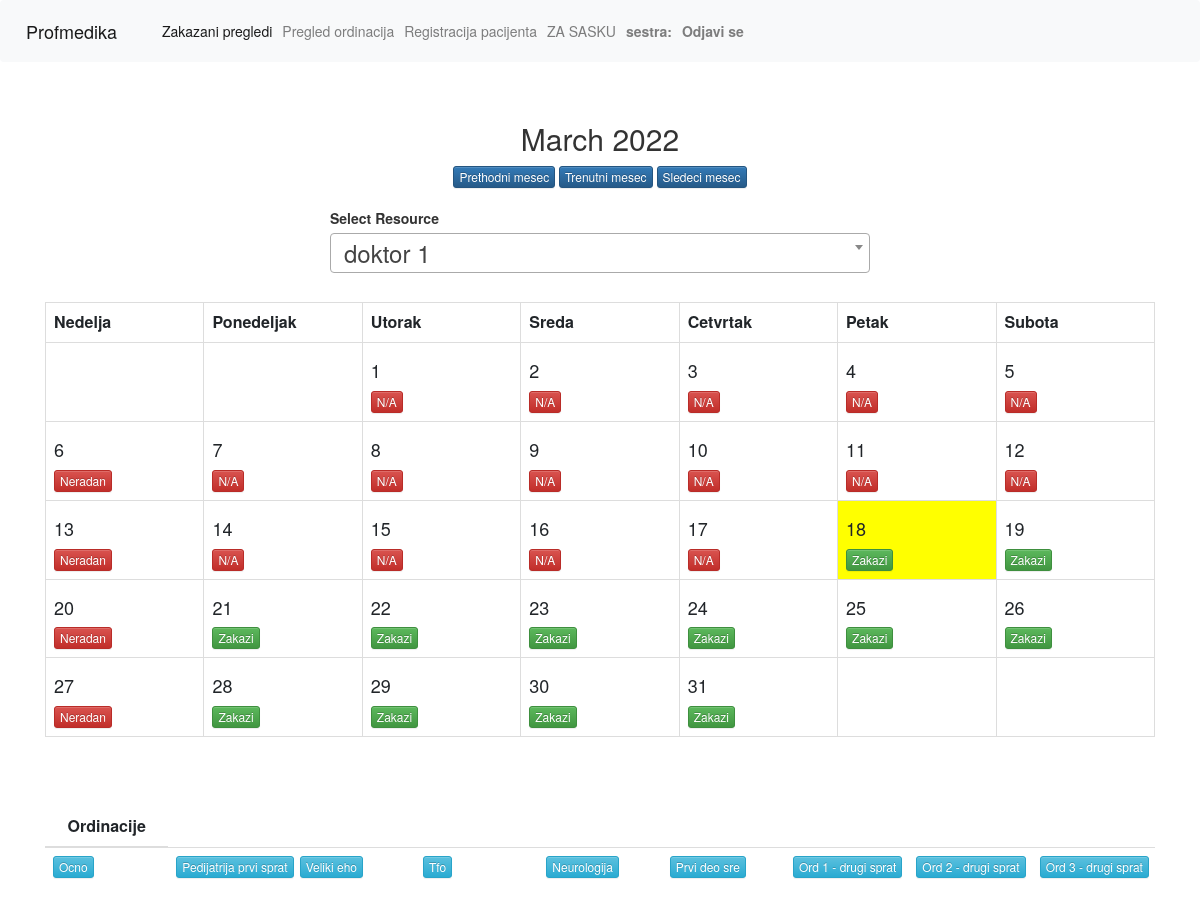
/calendar.php, run on the app's committed database.
### tables this page shows
CREATE TABLE `ordinacija` (
  `id` int(11) NOT NULL,
  `name_o` varchar(250) NOT NULL
);

### calendar.php (the view, shortened to what this page needs)
<?php
include "db.php";
function build_calendar($month, $year, $resource){
    global $mysqli;
    $stmt = $mysqli->prepare('select * from doktori');
    $resources = "";
    $i = 0;
    if($stmt->execute()){
        $result = $stmt->get_result();
        if($result->num_rows > 0){
            while($row = $result->fetch_assoc()){
                $resources.= "<option value='".$row['id']."'>".$row['name']."</option>";
            }
        }
    }
    $stmt = $mysqli->prepare('select * from zakazivanje where MONTH(date) = ? AND YEAR(date) = ? AND resource_id = ?');
    $stmt->bind_param('ssi', $month, $year, $first_room);
    if($stmt->execute()){
        $result = $stmt->get_result();
    }
    $daysOfWeek = array('Nedelja', 'Ponedeljak', 'Utorak', 'Sreda', 'Cetvrtak', 'Petak', 'Subota');
    $firstDayOfMonth = mktime(0, 0, 0, $month, 1, $year);
    $numberDays = date('t', $firstDayOfMonth);
    $dateComponents = getdate($firstDayOfMonth);
    $monthName = $dateComponents['month'];
    $dayOfWeek = $dateComponents['wday'];
    $prev_month = date('m', mktime(0, 0, 0, $month-1, 1, $year));
    $prev_year = date('Y', mktime(0, 0, 0, $month-1, 1, $year));
    $next_month = date('m', mktime(0, 0, 0, $month+1, 1, $year));
    $next_year = date('Y', mktime(0, 0, 0, $month+1, 1, $year));
    $calendar = "<center><h2>$monthName $year</h2>";
    $calendar.= "<a class='btn btn-primary btn-xs' href='?month=".$prev_month."&year=".$prev_year."'>Prethodni mesec</a> ";
    $calendar.= "<a class='btn btn-primary btn-xs' href='?month=".date('m')."&year=".date('Y')."'>Trenutni mesec</a> ";
    $calendar.= "<a class='btn btn-primary btn-xs' href='?month=".$next_month."&year=$next_year'>Sledeci mesec</a></center>";
    $calendar.= "
    <form id='resource_select_form'>
    <div class='row'>
    <div class='col-md-6 col-md-offset-3 form-group'>
    <label>Select Resource</label>
    <select class='form-control' id='resource_select' name='resource'>
    ".$resources."
    </select>
    <input type='hidden' name='month' value='".$month."'>
    <input type='hidden' name='year' value='".$year."'>
    </div>
    </div>
    </form>
    <table class='table table-bordered'>";
    $calendar.= "<tr>";
    foreach($daysOfWeek as $day){
        $calendar.= "<th class='header'>$day</th>";
    }
    $calendar.= "</tr><tr>";
    $currentDay = 1;
    if($dayOfWeek > 0){
        for($k = 0; $k < $dayOfWeek; $k++){
            $calendar.= "<td class='empty'></td>";
        }
    }
    $month = str_pad($month, 2, "0", STR_PAD_LEFT);
    while($currentDay <= $numberDays){
       if($dayOfWeek == 7){
           $dayOfWeek = 0;
           $calendar.= "</tr><tr>";
       }
       $currentDayRel = str_pad($currentDay, 2, "0", STR_PAD_LEFT);
       $date = "$year-$month-$currentDayRel";
       $dayname = strtolower(date('l', strtotime($date)));
       $today = $date==date('Y-m-d')? "today" : "";
       if($dayname=='sunday' || $dayname==''){
         $calendar.="<td><h4>$currentDay</h4> <button class='btn btn-danger btn-xs'>Neradan</button>";
     }elseif($date<date('Y-m-d')){
       $calendar.="<td><h4>$currentDay</h4> <button class='btn btn-danger btn-xs'>N/A</button>";
   }else{
       $calendar.="<td class='$today'><h4>$currentDay</h4> <a href='book.php?date=$date&resource=$resource' class='btn btn-success btn-xs'>Zakazi</a> <small><i></i></small>";
   }
   $currentDay++;
   $dayOfWeek++;
}
if($dayOfWeek<7){
    $remainingDays = 7 - $dayOfWeek;
    for($i=0; $i<$remainingDays; $i++){
        $calendar.= "<td class='empty'></td>";
    }
}
$calendar.= "</tr></table>";
return $calendar;
}
?>
<html>
<head>
    <link rel="stylesheet" href="https://maxcdn.bootstrapcdn.com/bootstrap/3.4.0/css/bootstrap.min.css">
    <link href="https://cdnjs.cloudflare.com/ajax/libs/select2/4.0.6-rc.0/css/select2.min.css" rel="stylesheet" />
    <link rel="stylesheet" href="https://stackpath.bootstrapcdn.com/bootstrap/4.4.1/css/bootstrap.min.css">
    <link href="https://maxcdn.bootstrapcdn.com/bootstrap/3.3.7/css/bootstrap.min.css" rel="stylesheet">
    <link rel="stylesheet" href="https://maxcdn.bootstrapcdn.com/bootstrap/3.3.7/css/bootstrap.min.css">
    <link rel="stylesheet" href="https://maxcdn.bootstrapcdn.com/bootstrap/3.3.7/css/bootstrap-theme.min.css">
    <link rel="stylesheet" type="text/css" href="css/calendar_css.css">
</head>
<body>
    <?php include "includes/nav_cal.php"; ?>
    <div class="container">
        <div class="row" style="padding-bottom:50px">
            <div class="col-md-12">
                <?php
                $dateComponents = getdate();
                if(isset($_GET['month']) && isset($_GET['year'])){
                    $month = $_GET['month'];
                    $year = $_GET['year'];
                }else{
                    $month = $dateComponents['mon'];
                    $year = $dateComponents['year'];
                }
                if(isset($_GET['resource'])){
                    $resource = $_GET['resource'];
                }else{
                    $resource = 1;
                }
                echo build_calendar($month, $year, $resource);
                ?>
            </div>
        </div>
        <div>
            <table class="table">
              <thead>
                <tr>
                    <th style="text-align: center;">Ordinacije</th>
                </tr>
            </thead>
            <tbody>
                <tr>
                    <?php
                      $ord = $mysqli->prepare('select * from ordinacija');
                    if ($ord->execute()) {
                        $result1 = $ord->get_result();
                        if ($result1->num_rows > 0 ) {
                           while ($row=$result1->fetch_assoc()) { ?>
                               <td><input type="button" name="view" value="<?php echo $row["name_o"]; ?>" id="<?php echo $row["id"]; ?>" class="btn btn-info btn-xs view_data" /></td>
                           <?php   }
                       }
                   }
                   ?>
               </tr>
           </tbody>
       </table>
   </div>
</div>
</body>
</html>

### css/calendar_css.css (style rules this page uses)
@media (min-width:641px) { table { table-layout: fixed; } }
@media (min-width:641px) { td { width: 33%; } }
.row { margin-top: 20px; }
.today { background: yellow; }

### data on the page
ordinacija: view "Ocno"
ordinacija: view "Pedijatrija prvi sprat"
ordinacija: view "Veliki eho"
ordinacija: view "Tfo"
ordinacija: view "Neurologija"
ordinacija: view "Prvi deo sre"
ordinacija: view "Ord 1 - drugi sprat"
ordinacija: view "Ord 2 - drugi sprat"
ordinacija: view "Ord 3 - drugi sprat"

### other printed values
$monthName "March"
$year "2022"
$day "Nedelja"
$day "Ponedeljak"
$day "Utorak"
$day "Sreda"
$day "Cetvrtak"
$day "Petak"
$day "Subota"
